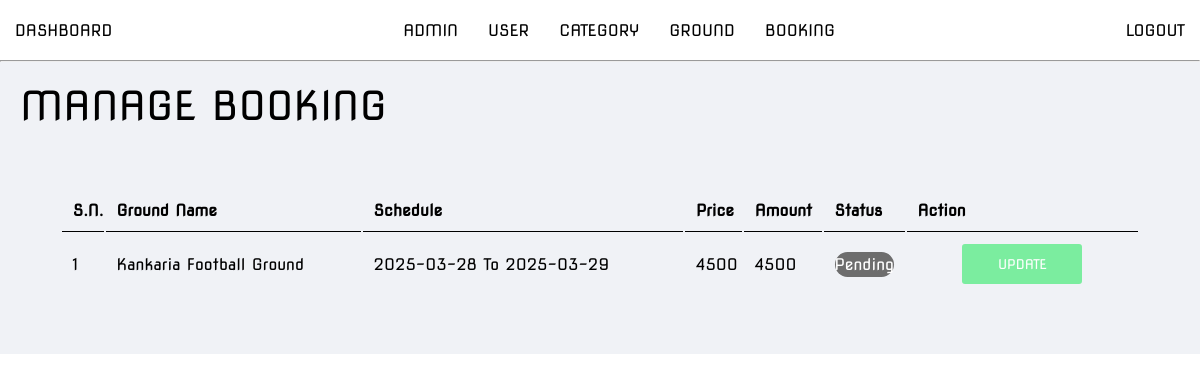
The app's page /admin/manage-booking.php (signed in) with its own data.
### tables this page shows
CREATE TABLE `booking` (
  `b_id` int(10) UNSIGNED NOT NULL,
  `ground_name` varchar(50) NOT NULL,
  `start_date` date NOT NULL,
  `end_date` date NOT NULL,
  `category` varchar(50) NOT NULL,
  `price` int(11) NOT NULL,
  `total` int(11) NOT NULL,
  `status` enum('Pending','Completed','Failed') NOT NULL DEFAULT 'Pending',
  `reg_id` int(10) UNSIGNED NOT NULL
);

### admin/manage-booking.php (the view, shortened to what this page needs)
<?php include('./partials/menu.php'); ?>
    <div class="main">
        <p class="main-heading">MANAGE BOOKING</p>
        <br><br>
        <div class="tbl-align">
            <table class="admintbl">
                <tr>
                    <th>S.N.</th>
                    <th>Ground Name</th>
                    <th>Schedule</th>
                    <th>Price</th>
                    <th>Amount</th>
                    <th>Status</th>
                    <th>Action</th>
                </tr>
                <?php
                    $sn = 1;
                    $sql = "SELECT * FROM booking ORDER BY b_id DESC";
                    $res = mysqli_query($conn, $sql);
                    $count = mysqli_num_rows($res);
                    if($count>0)
                    {
                        while($rows=mysqli_fetch_assoc($res))
                        {
                            $id = $rows['b_id'];
                            $gname = $rows['ground_name'];
                            $sdate = $rows['start_date'];
                            $edate = $rows['end_date'];
                            $price = $rows['price'];
                            $total = $rows['total'];
                            $status = $rows['status'];
                            ?>
                                <tr>
                                    <td><?php echo $sn++; ?></td>
                                    <td><?php echo $gname; ?></td>
                                    <td><?php echo $sdate." To ".$edate; ?></td>
                                    <td><?php echo $price; ?></td>
                                    <td><?php echo $total; ?></td>
                                    <td>
                                        <?php
                                            if($status=="Pending")
                                            {
                                                ?>
                                                    <div class="pending"><?php echo $status; ?></div>
                                                <?php
                                            }
                                                ?>
                                    </td>
                                    <td>
                                        <div class="tbl-align">
                                            <a href="<?php echo SITEURL; ?>admin/update-booking.php?id=<?php echo $id; ?>"><button class="btngreen">UPDATE</button></a>
                                        </div>
                                    </td>
                                </tr>
                            <?php
                        }
                    }
                    else
                    {
                        ?>
                            <tr height="150px">
                                <td colspan="6"><center>No Booking Record Found</center></td>
                            </tr>
                        <?php
                    }
                ?>
            </table>
        </div>
        <br><br><br>
    </div>

### admin/css/style.css (style rules this page uses)
* { margin: 0px; padding: 0px; box-sizing: border-box; font-family: "nova-square"; }
.main { height: auto; width: 100%; background-color: #f0f2f6; }
.main-heading { padding: 20px; font-size: 40px; }
.btngreen { margin: 0px 25px; height: 40px; background-color: #7bed9f; width: 120px; border-radius: 3px; border: none; color: white; }
.tbl-align { display: flex; justify-content: center; align-items: center; }
.admintbl { width:90%; }
table tr th { border-bottom: 1px solid black; padding: 1%; text-align: left; }
table tr td { padding: 1%; }
.pending { height: 25px; width: auto; border: none; border-radius: 20px; background-color: #6d6d6d; color: white; display: flex; justify-content: center; align-items: center; }

### records on screen
booking: ground_name "Kankaria Football Ground", start_date "2025-03-28", end_date "2025-03-29", price "4500", total "4500", status "Pending"
